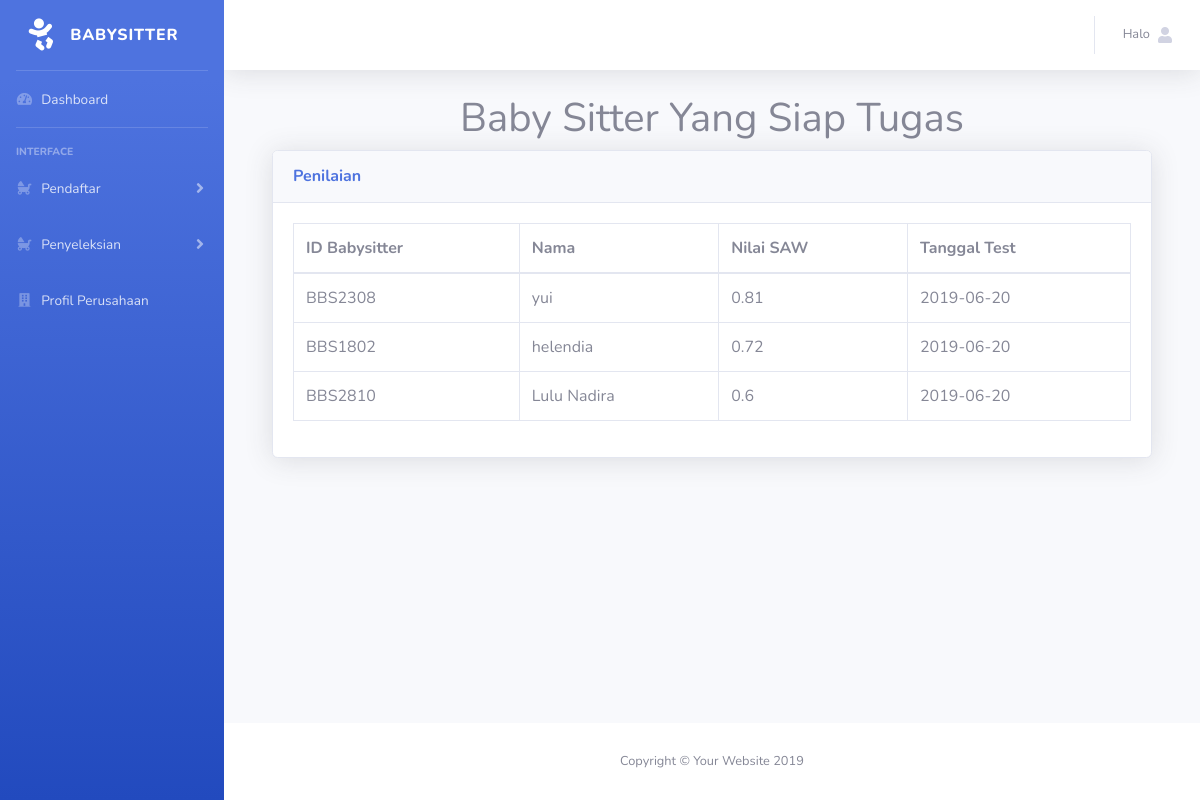
The app's page /admin/index.php with its own data.
### tables this page shows
CREATE TABLE `babysitter` (
  `user_id` varchar(7) NOT NULL,
  `nama` varchar(25) NOT NULL,
  `email` varchar(25) NOT NULL,
  `no_telp` varchar(12) NOT NULL,
  `tgl_lahir` date NOT NULL,
  `gender` varchar(10) NOT NULL,
  `alamat` text NOT NULL,
  `status` text NOT NULL
);

CREATE TABLE `h_test` (
  `user_id` varchar(7) NOT NULL,
  `c1` int(2) NOT NULL,
  `c2` int(2) NOT NULL,
  `c3` int(2) NOT NULL,
  `c4` int(2) NOT NULL,
  `c5` int(2) NOT NULL,
  `tanggal_test` date NOT NULL
);

### admin/dashboard.php (the view, shortened to what this page needs)
<?php
	include '../koneksi.php';
	$bobotkriteria = array(0.30,0.20,0.25,0.15,0.10);
?>
<h1 align="center">Baby Sitter Yang Siap Tugas</h1>
<div class="container">
					<?php
      					$q1 = mysqli_query($koneksi,"SELECT*FROM babysitter INNER JOIN h_test on babysitter.user_id = h_test.user_id");
      				?>
      				<?php
      					$qmax = "SELECT max(c1) AS maxc1,
		      					max(c2) AS maxc2,
		      					max(c3) AS maxc3,
		      					max(c4) AS maxc4,
		      					max(c5) AS maxc5
		      				   FROM h_test";
		      			$dmax = mysqli_query($koneksi,$qmax);
		      			$rmax = mysqli_fetch_array($dmax);
		      			?>
    <div class="card shadow mb-4">
      	<div class="card-header py-3">
          	<h6 class="m-0 font-weight-bold text-primary">Penilaian</h6>
      	</div>
      	<div class="card-body">
      		<table class="table table-bordered" id="dataTable" width="100%" cellspacing="0">
      			<thead>
      				<tr>
      					<th>ID Babysitter</th>
      					<th>Nama</th>
      					<th>Nilai SAW</th>
                                    <th>Tanggal Test</th>
                                    </tr>
      			</thead>
      			<tbody>
      				<?php
      					$q3   = "SELECT*FROM babysitter INNER JOIN h_test on babysitter.user_id = h_test.user_id";
		      			$d3   = mysqli_query($koneksi,$q3);
		      			while ($r3 = mysqli_fetch_array($d3)) {
		      				$jumlah = ($r3['c1'])+($r3['c2'])+($r3['c3'])+($r3['c4'])+($r3['c5']);
		      				$poin   = round(
		      									(($r3['c1']/$rmax['maxc1'])*$bobotkriteria[0])+
		      									(($r3['c2']/$rmax['maxc2'])*$bobotkriteria[1])+
		      									(($r3['c3']/$rmax['maxc3'])*$bobotkriteria[2])+
		      									(($r3['c4']/$rmax['maxc4'])*$bobotkriteria[3])+
		      									(($r3['c5']/$rmax['maxc5'])*$bobotkriteria[4]),3
		      								);
                                          if ($jumlah>=15) {
                                                $status = 'Lulus';
                                          }
                                          else{
                                                $status = 'Tidak Lulus';
                                          }
		      				$data[]=array(
		      						'id'     => ($r3['user_id']),
		      						'nama'   => ($r3['nama']),
		      						'jumlah' => $jumlah,
		      						'poin'   => $poin,
                                                      'status' => $status,
                                                      'tanggal_test' => ($r3['tanggal_test'])
		      				);
		      			}
		      			foreach ($data as $item) { ?>
		      			<tr>
		      				<td><?php echo $item['id'];  ?></td>
		      				<td><?php echo $item['nama']; ?></td>
		      				<td><?php echo $item['poin'];  ?></td>
                                          <td><?php echo $item['tanggal_test']; ?></td>
                                    </tr>
		      		<?php
		      			}
      				?>
      			</tbody>
      		</table>
      	</div>
    </div>
</div>

### records on screen
babysitter: id "BBS2308", nama "yui", poin "0.81", h_test.tanggal_test "2019-06-20"
babysitter: id "BBS1802", nama "helendia", poin "0.72", h_test.tanggal_test "2019-06-20"
babysitter: id "BBS2810", nama "Lulu Nadira", poin "0.6", h_test.tanggal_test "2019-06-20"
